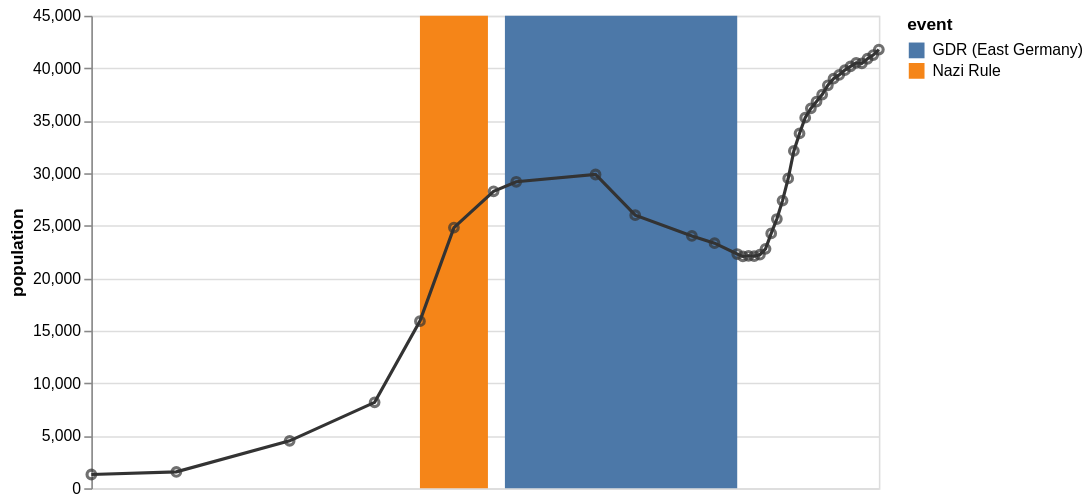

Write the Vega-Lite specification saved for this chart.
### Vega-Lite specification from a JSON file in a GitHub repository (floating-point values rounded to 4 significant figures)
{"$schema": "https://vega.github.io/schema/vega-lite/v3.json", "description": "The population of the German city of Falkensee over time", "width": 500, "data": {"values": [{"year": "1875", "population": 1309}, {"year": "1890", "population": 1558}, {"year": "1910", "population": 4512}, {"year": "1925", "population": 8180}, {"year": "1933", "population": 15915}, {"year": "1939", "population": 24824}, {"year": "1946", "population": 28275}, {"year": "1950", "population": 29189}, {"year": "1964", "population": 29881}, {"year": "1971", "population": 26007}, {"year": "1981", "population": 24029}, {"year": "1985", "population": 23340}, {"year": "1989", "population": 22307}, {"year": "1990", "population": 22087}, {"year": "1991", "population": 22139}, {"year": "1992", "population": 22105}, {"year": "1993", "population": 22242}, {"year": "1994", "population": 22801}, {"year": "1995", "population": 24273}, {"year": "1996", "population": 25640}, {"year": "1997", "population": 27393}, {"year": "1998", "population": 29505}, {"year": "1999", "population": 32124}, {"year": "2000", "population": 33791}, {"year": "2001", "population": 35297}, {"year": "2002", "population": 36179}, {"year": "2003", "population": 36829}, {"year": "2004", "population": 37493}, {"year": "2005", "population": 38376}, {"year": "2006", "population": 39008}, {"year": "2007", "population": 39366}, {"year": "2008", "population": 39821}, {"year": "2009", "population": 40179}, {"year": "2010", "population": 40511}, {"year": "2011", "population": 40465}, {"year": "2012", "population": 40905}, {"year": "2013", "population": 41258}, {"year": "2014", "population": 41777}], "format": {"parse": {"year": "date:'%Y'"}}}, "layer": [{"mark": "rect", "data": {"values": [{"start": "1933", "end": "1945", "event": "Nazi Rule"}, {"start": "1948", "end": "1989", "event": "GDR (East Germany)"}], "format": {"parse": {"start": "date:'%Y'", "end": "date:'%Y'"}}}, "encoding": {"x": {"field": "start", "type": "temporal", "timeUnit": "year", "axis": null}, "x2": {"field": "end", "timeUnit": "year"}, "color": {"field": "event", "type": "nominal"}}}, {"mark": "line", "encoding": {"x": {"field": "year", "type": "temporal", "timeUnit": "year"}, "y": {"field": "population", "type": "quantitative"}, "color": {"value": "#333"}}}, {"mark": "point", "encoding": {"x": {"field": "year", "type": "temporal", "timeUnit": "year"}, "y": {"field": "population", "type": "quantitative"}, "color": {"value": "#333"}}}]}
